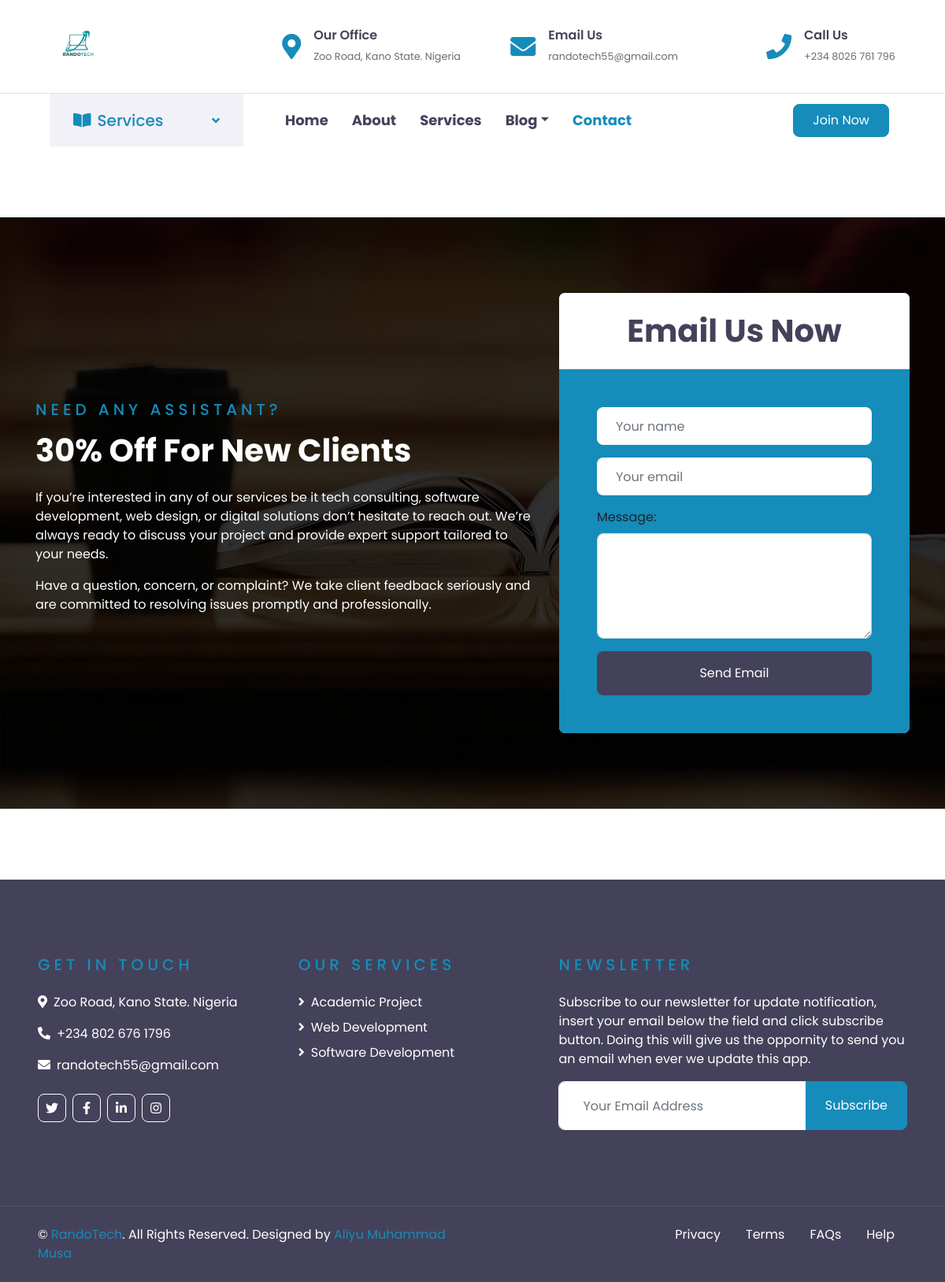
The app's page /contact/, older data.
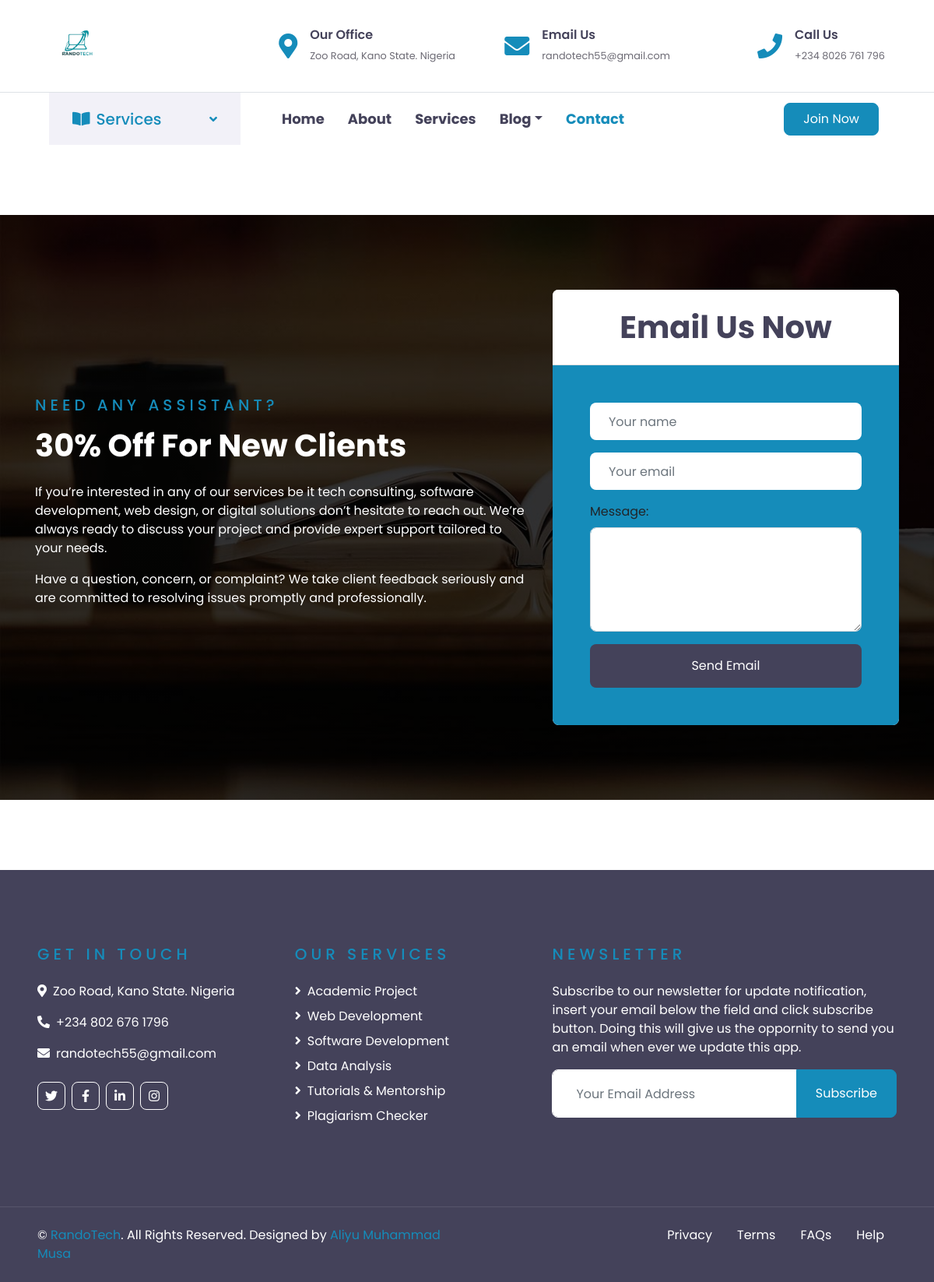
The same page, newer data.
### core/models.py (models this page shows, shortened)
class Service(models.Model):
    name = models.CharField(max_length=50)
    description = models.TextField(default='Write Something')
    price1 = models.IntegerField(default=0)
    price2 = models.IntegerField(default=0)
    price3 = models.IntegerField(default=0)
    price4 = models.IntegerField(default=0)
    price5 = models.IntegerField(default=0)
    cover_img = models.ImageField(upload_to='img/post_cover', default='image')
    img1 = models.ImageField(upload_to='img/img', default='img/post_cover/image_1.jpg')
    img2 = models.ImageField(upload_to='img/img', default='img/post_cover/image_1.jpg')
    img3 = models.ImageField(upload_to='img/img', default='img/post_cover/image_1.jpg')
    img4 = models.ImageField(upload_to='img/img', default='img/post_cover/image_1.jpg')
    def get_absolute_url(self):
        return reverse("core:service_detail", kwargs={"id": self.id})

### core/views.py (the view, shortened to what this page needs)
# urls.py: path('contact/', ContactView, name='contact'),
def ContactView(request):
    services = Service.objects.all()
    context = {
        'services' : services,
    }
    return render(request, 'core/contact.html', context)

### core/templates/core/contact.html (shortened to what this page needs)
<!DOCTYPE html>
<html lang="en">
  {% load static %}
  <head>
    <link
      href="https://cdnjs.cloudflare.com/ajax/libs/font-awesome/5.10.0/css/all.min.css"
      rel="stylesheet"
    />
    <link
      href="{% static 'lib/owlcarousel/assets/owl.carousel.min.css' %}"
      rel="stylesheet"
    />
    <link
      href="https://cdn.jsdelivr.net/npm/bootstrap@5.3.7/dist/css/bootstrap.min.css"
      rel="stylesheet"
    />
    <link href="{% static 'css/style.css' %}" rel="stylesheet" />
  </head>
  <body>
    {% if request.user.is_authenticated %}
        <nav class="navbar navbar-expand-lg bg-light navbar-light fixed-top px-2">
    <div class="container">
    <img src="{% static 'img/icon.png' %}" class="imrounded-5 fw-bolder" alt="icon" width="70"
                    height="70"
                    class="rounded-circle">
    <div class="d-flex d-lg-none">
      <div class="d-flex me-2 mb-1 ">
        <div class="dropdown text-end">
                <a
                  href="#"
                  class="d-block link-dark text-decoration-none dropdown-toggle"
                  id="accountDropdown"
                  data-bs-toggle="dropdown"
                  aria-expanded="false"
                >
                  <img
                    src="https://cdn-icons-png.flaticon.com/512/847/847969.png"
                    alt="account"
                    width="32"
                    height="32"
                    class="rounded-circle"
                  />
                </a>
                <ul
                  class="dropdown-menu text-small"
                  aria-labelledby="accountDropdown"
                >
                  <li><a class="dropdown-item fw-bolder" href="{% url 'account' %}">Profile</a></li>
                  <li>
                    <a class="dropdown-item fw-bolder" href="/settings/">Settings</a>
                  </li>
                  <li><hr class="dropdown-divider" /></li>
                  <li><a class="dropdown-item fw-bolder" href="{% url 'logout' %}">Logout</a></li>
                </ul>
              </div>
      </a>
    </div>
    <button class="navbar-toggler" type="button" data-bs-toggle="collapse" data-bs-target="#navbarTogglerDemo01" aria-controls="navbarTogglerDemo01" aria-expanded="false" aria-label="Toggle navigation">
      <span class="navbar-toggler-icon"></span>
    </button>
  </div>
    <div class="collapse navbar-collapse px-3" id="navbarTogglerDemo01">
      <ul class="navbar-nav mx-auto mb-2 mb-lg-0">
        <li>
            <a href="{% url 'core:index' %}" class="nav-item nav-link custom-link  fw-bolder">Home</a>
        </li>
        <li>
            <a href="{% url 'core:about' %}" class="nav-item nav-link custom-link fw-bolder ">About</a>
        </li>
        <li>
            <a href="{% url 'core:services' %}" class="nav-item nav-link custom-link fw-bolder">Services</a>
        </li>
        <li>
            <div class="nav-item dropdown">
                <a
                href="#"
                class="nav-link fw-bolder dropdown-toggle"
                data-toggle="dropdown"
                >Blog</a
                >
                <div class="dropdown-menu rounded-0 m-0">
                    <a href="{% url 'blog:post_list' %}" class="dropdown-item fw-bolder">Blog List</a>
                    <a href="{% url 'blog:your_post' %}" class="dropdown-item fw-bolder">Your Post</a>
                </div>
            </div>
        </li>
        <li>
            <a href="" class="nav-item nav-link fw-bolder active">Contact</a>
        </li>
      </ul>
      <div class="d-flex mx-0 row d-lg-flex d-none">
        <div class="dropdown text-end d-lg-flex d-none">
                <a
                  href="#"
                  class="d-block link-dark text-decoration-none dropdown-toggle"
                  id="accountDropdown"
                  data-bs-toggle="dropdown"
                  aria-expanded="false"
                >
                  <img
                    src="https://cdn-icons-png.flaticon.com/512/847/847969.png"
                    alt="account"
                    width="32"
                    height="32"
                    class="rounded-circle"
                  />
                </a>
                <ul
                  class="dropdown-menu text-small"
                  aria-labelledby="accountDropdown"
                >
                  <li><a class="dropdown-item fw-bolder" href="{% url 'account' %}">Profile</a></li>
                  <li>
                    <a class="dropdown-item fw-bolder" href="/settings/">Settings</a>
                  </li>
                  <li><hr class="dropdown-divider" /></li>
                  <li><a class="dropdown-item fw-bolder" href="{% url 'logout' %}">Logout</a></li>
                </ul>
              </div>
      </div>
    </div>
  </div>
</nav>
<br><br><br>
              {% else %}
              <div class="container-fluid d-none d-lg-block">
      <div class="row align-items-center py-4 px-xl-5">
        <div class="col-lg-3">
            <a href="" class="text-decoration-none">
                <img src="{% static 'img/icon.png' %}" class="imrounded-5 fw-bolder" alt="icon" width="70"
                    height="70"
                    class="rounded-circle">
            </a>
        </div>
        <div class="col-lg-3 text-right">
          <div class="d-inline-flex align-items-center">
              <i class="fa fa-2x fa-map-marker-alt text-primary mr-3"></i>
              <div class="text-left">
                  <h6 class="font-weight-semi-bold mb-1">Our Office</h6>
              <small>Zoo Road, Kano State. Nigeria</small>
            </div>
        </div>
        </div>
        <div class="col-lg-3 text-right">
          <div class="d-inline-flex align-items-center">
            <i class="fa fa-2x fa-envelope text-primary mr-3"></i>
            <div class="text-left">
                <h6 class="font-weight-semi-bold mb-1">Email Us</h6>
                <small>randotech55@gmail.com</small>
            </div>
        </div>
        </div>
        <div class="col-lg-3 text-right">
            <div class="d-inline-flex align-items-center">
                <i class="fa fa-2x fa-phone text-primary mr-3"></i>
                <div class="text-left">
                    <h6 class="font-weight-semi-bold mb-1">Call Us</h6>
                    <small>+234 8026 761 796</small>
                </div>
            </div>
        </div>
    </div>
</div>
<div class="container-fluid">
    <div class="row border-top px-xl-5">
        <div class="col-lg-3 d-none d-lg-block">
            <a
            class="d-flex align-items-center justify-content-between bg-secondary w-100 text-decoration-none"
            data-toggle="collapse"
            href="#navbar-vertical"
            style="height: 67px; padding: 0 30px"
            >
            <h5 class="text-primary m-0">
                <i class="fa fa-book-open mr-2"></i>Services
            </h5>
            <i class="fa fa-angle-down text-primary"></i>
        </a>
    </div>
    <div class="col-lg-9">
          <nav
          class="navbar navbar-expand-lg bg-light navbar-light py-3 py-lg-0 px-2"
          >
            <div
            class="collapse navbar-collapse justify-content-between"
            id="navbarCollapse"
            >
            <div class="navbar-nav py-0">
                <a href="{% url 'core:index' %}" class="nav-item nav-link fw-bolder ">Home</a>
                <a href="{% url 'core:about' %}" class="nav-item nav-link fw-bolder">About</a>
                <a href="{% url 'core:services' %}" class="nav-item nav-link fw-bolder">Services</a>
                <div class="nav-item dropdown">
                    <a
                    href="#"
                    class="nav-link fw-bolder dropdown-toggle"
                    data-toggle="dropdown"
                    >Blog</a
                  >
                </div>
                <a href="" class="nav-item nav-link fw-bolder active">Contact</a>
            </div>
            <a
            class="btn btn-primary py-2 px-4 ml-auto d-none d-lg-block"
            href="{% url 'login' %}"
            >Join Now</a
            >
        </div>
    </nav>
</div>
</div>
</div>
{% endif %}
    <div class="container-fluid bg-registration py-5" style="margin: 90px 0;">
        <div class="container py-5">
            <div class="row align-items-center">
                <div class="col-lg-7 mb-5 mb-lg-0">
                    <div class="mb-4">
                        <h5 class="text-primary text-uppercase mb-3" style="letter-spacing: 5px;">Need Any Assistant?</h5>
                        <h1 class="text-white">30% Off For New Clients</h1>
                    </div>
                    <p class="text-white">If you’re interested in any of our services be it tech consulting, software development, web design, or digital solutions don’t hesitate to reach out. We’re always ready to discuss your project and provide expert support tailored to your needs.</p>
<p class="text-white">Have a question, concern, or complaint?
We take client feedback seriously and are committed to resolving issues promptly and professionally.</p>
                </div>
                <div class="col-lg-5">
                    <div class="card border-0">
                        <div class="card-header bg-light text-center p-4">
                            <h1 class="m-0">Email Us Now</h1>
                        </div>
                        <div class="card-body rounded-bottom p-5" style="background-color: #158cba;">
                            <form method="post" >
                                <div class="form-group">
                                    <input type="text" name="name" class="form-control border-0 p-4" placeholder="Your name" required="required" />
                                </div>
                                <div class="form-group">
                                    <input type="email"
                            name="memail"
                            id="email"
                            pattern="[^ @]*@[^ @]*" class="form-control border-0 p-4" placeholder="Your email" required="required" />
                        </div>
                                <div class="form-group">
                                    <label for="" class="form-label">Message:</label>
                                    <textarea name="msg" class="form-control" cols="30" rows="5" id=""> </textarea>
                                </div>
                                <div>
                                    <button class="btn btn-dark btn-block border-0 py-3" type="submit">Send Email</button>
                                </div>
                            </form>
                        </div>
                    </div>
                </div>
            </div>
        </div>
    </div>
    <div
      class="container-fluid bg-dark text-white py-5 px-sm-3 px-lg-5"
      style="margin-top: 90px"
    >
      <div class="row pt-5">
        <div class="col-lg-7 col-md-12">
          <div class="row">
            <div class="col-md-6 mb-5">
              <h5
                class="text-primary text-uppercase mb-4"
                style="letter-spacing: 5px"
              >
                Get In Touch
              </h5>
              <p>
                <i class="fa fa-map-marker-alt mr-2"></i>Zoo Road, Kano State.
                Nigeria
              </p>
              <p><i class="fa fa-phone-alt mr-2"></i>+234 802 676 1796</p>
              <p><i class="fa fa-envelope mr-2"></i>randotech55@gmail.com</p>
              <div class="d-flex justify-content-start mt-4">
                <a class="btn btn-outline-light btn-square mr-2" href="" onclick="alert('Section not Available!')"
                  ><i class="fab fa-twitter"></i
                ></a>
                <a class="btn btn-outline-light btn-square mr-2" href="https://web.facebook.com/profile.php?id=100089952922680"
                  ><i class="fab fa-facebook-f"></i
                ></a>
                <a class="btn btn-outline-light btn-square mr-2" href="" onclick="alert('Section not Available!')"
                  ><i class="fab fa-linkedin-in"></i
                ></a>
                <a class="btn btn-outline-light btn-square" href="https://www.instagram.com/randotech55/"
                  ><i class="fab fa-instagram"></i
                ></a>
              </div>
            </div>
            <div class="col-md-6 mb-5">
              <h5
                class="text-primary text-uppercase mb-4"
                style="letter-spacing: 5px"
              >
                Our Services
              </h5>
              <div class="d-flex flex-column justify-content-start">
                {% for s in services %}
          <a href="{{ s.get_absolute_url }}" class="text-white mb-2"><i class="fa fa-angle-right mr-2"></i>{{s.name}}</a>
          {% endfor %}
              </div>
            </div>
          </div>
        </div>
        <div class="col-lg-5 col-md-12 mb-5">
          <h5
            class="text-primary text-uppercase mb-4"
            style="letter-spacing: 5px"
          >
            Newsletter
          </h5>
          <p>
            Subscribe to our newsletter for update notification, insert your email below the field and click subscribe button. Doing this will give us the oppornity to send you an email when ever we update this app.
          </p>
          <div class="w-100">
            <form action="" method="post">
              <div class="input-group">
                <input
                type="text"
                name="email"
                class="form-control border-light"
                style="padding: 30px"
                placeholder="Your Email Address"
                />
                <div class="input-group-append">
                  <button class="btn btn-primary px-4">Subscribe</button>
                </div>
              </div>
            </form>
          </div>
        </div>
      </div>
    </div>
    <div
      class="container-fluid bg-dark text-white border-top py-4 px-sm-3 px-md-5"
      style="border-color: rgba(256, 256, 256, 0.1) !important"
    >
      <div class="row">
        <div class="col-lg-6 text-center text-md-left mb-3 mb-md-0">
          <p class="m-0 text-white">
            &copy; <a href="https://wa.me/2348026761796">RandoTech</a>. All Rights Reserved. Designed by
            <a href="https://wa.me/2348026761796">Aliyu Muhammad Musa</a>
          </p>
        </div>
        <div class="col-lg-6 text-center text-md-right">
          <ul class="nav d-inline-flex">
            <li class="nav-item">
              <a class="nav-link text-white py-0" href="{% url 'core:privacy' %}">Privacy</a>
            </li>
            <li class="nav-item">
              <a class="nav-link text-white py-0" onclick="alert('Section not Available!')" href="#">Terms</a>
            </li>
            <li class="nav-item">
              <a class="nav-link text-white py-0" href="{% url 'core:faq' %}">FAQs</a>
            </li>
            <li class="nav-item">
              <a class="nav-link text-white py-0" onclick="alert('Section not Available!')" href="#">Help</a>
            </li>
          </ul>
        </div>
      </div>
    </div>
  </body>
</html>

Row changes from the older to the newer data that the page shows:
added Service: name "Data Analysis"
added Service: name "Tutorials & Mentorship"
added Service: name "Plagiarism Checker"
